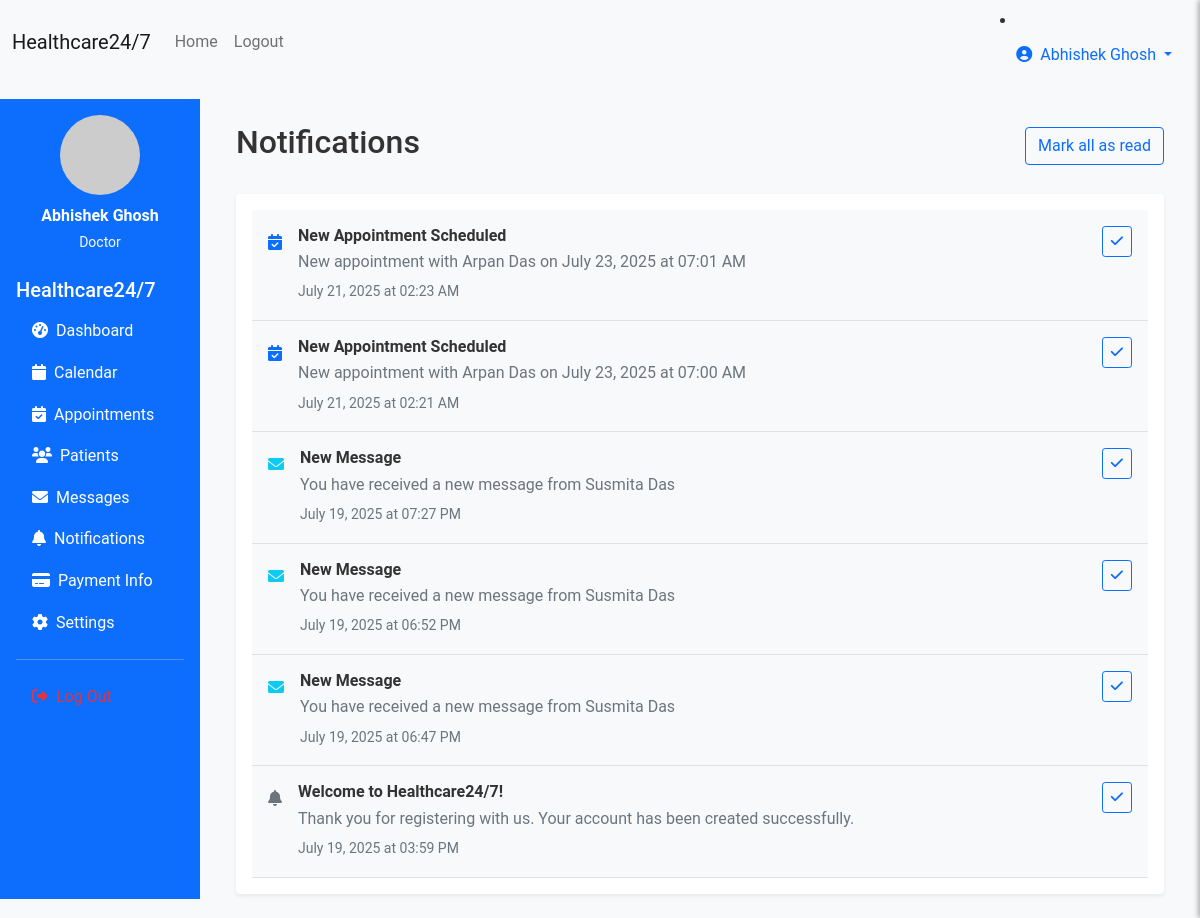
The app's page /staff/notifications (signed in) with its own data.
### models.py (models this page shows, shortened)
class User(UserMixin, db.Model):
    __tablename__ = 'users'
    id = db.Column(db.Integer, primary_key=True)
    username = db.Column(db.String(80), unique=True, nullable=False)
    email = db.Column(db.String(120), unique=True, nullable=False)
    password_hash = db.Column(db.String(256), nullable=False)
    first_name = db.Column(db.String(50), nullable=False)
    last_name = db.Column(db.String(50), nullable=False)
    phone = db.Column(db.String(20))
    address = db.Column(db.Text)
    date_of_birth = db.Column(db.Date)
    gender = db.Column(db.String(10))
    user_type = db.Column(db.String(20), nullable=False, default='patient')
    specialty = db.Column(db.String(100))  # For doctors
    license_number = db.Column(db.String(50))  # For medical staff
    department = db.Column(db.String(100))
    profile_picture = db.Column(db.String(200))
    is_active = db.Column(db.Boolean, default=True)
    created_at = db.Column(db.DateTime, default=datetime.utcnow)
    updated_at = db.Column(db.DateTime, default=datetime.utcnow, onupdate=datetime.utcnow)
    patient_appointments = db.relationship('Appointment', foreign_keys='Appointment.patient_id', backref='patient', lazy='dynamic')
    doctor_appointments = db.relationship('Appointment', foreign_keys='Appointment.doctor_id', backref='doctor', lazy='dynamic')
    sent_messages = db.relationship('Message', foreign_keys='Message.sender_id', backref='sender', lazy='dynamic')
    received_messages = db.relationship('Message', foreign_keys='Message.recipient_id', backref='recipient', lazy='dynamic')
    medical_records = db.relationship('MedicalRecord', backref='patient', lazy='dynamic', foreign_keys='MedicalRecord.patient_id')
    @property
    def full_name(self):
        return f"{self.first_name} {self.last_name}"
    def is_staff(self):
        return self.user_type in ['doctor', 'nurse', 'admin']

class Notification(db.Model):
    __tablename__ = 'notifications'
    id = db.Column(db.Integer, primary_key=True)
    user_id = db.Column(db.Integer, db.ForeignKey('users.id'), nullable=False)
    title = db.Column(db.String(200), nullable=False)
    message = db.Column(db.Text, nullable=False)
    notification_type = db.Column(db.String(20), default='system')
    is_read = db.Column(db.Boolean, default=False)
    read_at = db.Column(db.DateTime)
    created_at = db.Column(db.DateTime, default=datetime.utcnow)
    user = db.relationship('User', backref='notifications')

### routes.py (the view)
@app.route('/staff/notifications')
@login_required
def staff_notifications():
    if not current_user.is_staff():
        return redirect(url_for('patient_dashboard'))
    notifications = Notification.query.filter_by(user_id=current_user.id)\
        .order_by(Notification.created_at.desc()).all()
    return render_template('staff_notifications.html', notifications=notifications)

### app.py (called while the page is built)
@login_manager.user_loader
def load_user(user_id):
    from models import User
    return User.query.get(int(user_id))

### templates/staff_notifications.html (shortened to what this page needs)
{% extends "base.html" %}
{% block content %}
<div class="container-fluid">
    <div class="row">
        <div class="col-md-3 col-lg-2 px-0">
            <div class="bg-primary text-white min-vh-100 p-3">
                <div class="text-center mb-4">
                    <img src="https://via.placeholder.com/80" alt="Profile" class="rounded-circle mb-2" width="80" height="80">
                    <div class="fw-bold">{{ current_user.full_name }}</div>
                    <small class="text-light">{{ current_user.user_type.title() }}</small>
                </div>
                <h5>Healthcare24/7</h5>
                <nav class="nav flex-column">
                    <a class="nav-link text-white" href="{{ url_for('staff_dashboard') }}">
                        <i class="fas fa-tachometer-alt me-2"></i>Dashboard
                    </a>
                    <a class="nav-link text-white" href="#">
                        <i class="fas fa-calendar me-2"></i>Calendar
                    </a>
                    <a class="nav-link text-white" href="{{ url_for('staff_appointments') }}">
                        <i class="fas fa-calendar-check me-2"></i>Appointments
                    </a>
                    <a class="nav-link text-white" href="{{ url_for('staff_patients') }}">
                        <i class="fas fa-users me-2"></i>Patients
                    </a>
                    <a class="nav-link text-white" href="{{ url_for('staff_messages') }}">
                        <i class="fas fa-envelope me-2"></i>Messages
                    </a>
                    <a class="nav-link text-white active" href="{{ url_for('staff_notifications') }}">
                        <i class="fas fa-bell me-2"></i>Notifications
                    </a>
                    <a class="nav-link text-white" href="{{ url_for('staff_payment_info') }}">
                        <i class="fas fa-credit-card me-2"></i>Payment Info
                    </a>
                    <a class="nav-link text-white" href="{{ url_for('staff_settings') }}">
                        <i class="fas fa-cog me-2"></i>Settings
                    </a>
                    <hr class="text-white">
                    <a class="nav-link text-danger" href="{{ url_for('logout') }}">
                        <i class="fas fa-sign-out-alt me-2"></i>Log Out
                    </a>
                </nav>
            </div>
        </div>
        <div class="col-md-9 col-lg-10">
            <div class="p-4">
                <div class="d-flex justify-content-between align-items-center mb-4">
                    <h2>Notifications</h2>
                    <button class="btn btn-outline-primary" onclick="markAllAsRead()">
                        Mark all as read
                    </button>
                </div>
                <div class="card border-0 shadow-sm">
                    <div class="card-body">
                        {% if notifications %}
                            {% for notification in notifications %}
                            <div class="notification-item d-flex align-items-start p-3 border-bottom {% if not notification.is_read %}bg-light{% endif %}">
                                <div class="me-3 mt-1">
                                    {% if notification.notification_type == 'appointment' %}
                                        <i class="fas fa-calendar-check text-primary"></i>
                                    {% elif notification.notification_type == 'message' %}
                                        <i class="fas fa-envelope text-info"></i>
                                    {% elif notification.notification_type == 'payment' %}
                                        <i class="fas fa-credit-card text-success"></i>
                                    {% else %}
                                        <i class="fas fa-bell text-secondary"></i>
                                    {% endif %}
                                </div>
                                <div class="flex-grow-1">
                                    <div class="d-flex justify-content-between align-items-start">
                                        <div>
                                            <h6 class="mb-1 {% if not notification.is_read %}fw-bold{% endif %}">{{ notification.title }}</h6>
                                            <p class="mb-1 text-muted">{{ notification.message }}</p>
                                            <small class="text-muted">{{ notification.created_at.strftime('%B %d, %Y at %I:%M %p') }}</small>
                                        </div>
                                        <div class="ms-3">
                                            {% if not notification.is_read %}
                                                <a href="{{ url_for('mark_notification_read', notification_id=notification.id) }}" class="btn btn-outline-primary btn-sm">
                                                    <i class="fas fa-check"></i>
                                                </a>
                                            {% endif %}
                                        </div>
                                    </div>
                                </div>
                            </div>
                            {% endfor %}
                        {% else %}
                            <div class="text-center py-5">
                                <i class="fas fa-bell fa-3x text-muted mb-3"></i>
                                <h5 class="text-muted">No notifications</h5>
                                <p class="text-muted">You're all caught up! Notifications will appear here when you have updates.</p>
                            </div>
                        {% endif %}
                    </div>
                </div>
            </div>
        </div>
    </div>
</div>
{% endblock %}

### templates/base.html (shortened to what this page needs)
<!DOCTYPE html>
<html lang="en">
<head>
    <link href="https://cdn.jsdelivr.net/npm/bootstrap@5.1.3/dist/css/bootstrap.min.css" rel="stylesheet" />
    <link rel="stylesheet" href="https://cdnjs.cloudflare.com/ajax/libs/font-awesome/6.0.0/css/all.min.css" />
    <link rel="stylesheet" href="{{ url_for('static', filename='css/styles.css') }}" />
</head>
<body>
    <nav class="navbar navbar-expand-lg navbar-light bg-light mb-3">
        <div class="container-fluid">
            <a class="navbar-brand" href="{{ url_for('index') }}">Healthcare24/7</a>
            <div class="collapse navbar-collapse" id="navbarSupportedContent">
                <ul class="navbar-nav me-auto mb-2 mb-lg-0">
                    {% if current_user.is_authenticated %}
                        <li class="nav-item">
                            <a class="nav-link" href="{{ url_for('index') }}">Home</a>
                        </li>
                        <li class="nav-item">
                            <a class="nav-link" href="{{ url_for('logout') }}">Logout</a>
                        </li>
                    {% endif %}
                </ul>
                {% if current_user.is_authenticated %}
                <li class="nav-item dropdown">
                    <a class="nav-link dropdown-toggle" href="javascript:void(0);" id="userDropdown" role="button" data-bs-toggle="dropdown" aria-expanded="false">
                        <i class="fas fa-user-circle me-1"></i> {{ current_user.full_name }}
                    </a>
                </li>
                {% endif %}
            </div>
        </div>
    </nav>
    {% block content %}{% endblock %}
</body>
</html>

### static/css/styles.css (style rules this page uses)
* { box-sizing: border-box; margin: 0; padding: 0; }
body { font-family: 'Roboto', Arial, sans-serif; background-color: #f8f9fa; color: #333; line-height: 1.6; }
.card { transition: transform 0.2s ease, box-shadow 0.2s ease; }

### records on screen
User: full_name "Abhishek Ghosh", user_type "Doctor"
Notification: notification_type "appointment" (drawn), title "New Appointment Scheduled", message "New appointment with Arpan Das on July 23, 2025 at 07:01 AM", created_at "July 21, 2025 at 02:23 AM"
Notification: notification_type "appointment" (drawn), title "New Appointment Scheduled", message "New appointment with Arpan Das on July 23, 2025 at 07:00 AM", created_at "July 21, 2025 at 02:21 AM"
Notification: notification_type "message" (drawn), title "New Message", message "You have received a new message from Susmita Das", created_at "July 19, 2025 at 07:27 PM"
Notification: notification_type "message" (drawn), title "New Message", message "You have received a new message from Susmita Das", created_at "July 19, 2025 at 06:52 PM"
Notification: notification_type "message" (drawn), title "New Message", message "You have received a new message from Susmita Das", created_at "July 19, 2025 at 06:47 PM"
Notification: notification_type "system" (drawn), title "Welcome to Healthcare24/7!", message "Thank you for registering with us. Your account has been created successfully.", created_at "July 19, 2025 at 03:59 PM"
